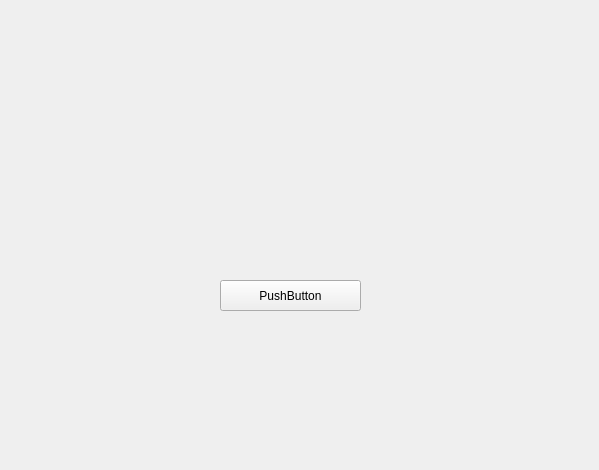
<?xml version="1.0" encoding="UTF-8"?>
<ui version="4.0">
 <class>Form</class>
 <widget class="QWidget" name="Form">
  <property name="geometry">
   <rect>
    <x>0</x>
    <y>0</y>
    <width>599</width>
    <height>470</height>
   </rect>
  </property>
  <property name="windowTitle">
   <string>Form</string>
  </property>
  <widget class="QPushButton" name="pushButton">
   <property name="geometry">
    <rect>
     <x>220</x>
     <y>280</y>
     <width>141</width>
     <height>31</height>
    </rect>
   </property>
   <property name="text">
    <string>PushButton</string>
   </property>
  </widget>
 </widget>
 <resources/>
 <connections/>
</ui>
